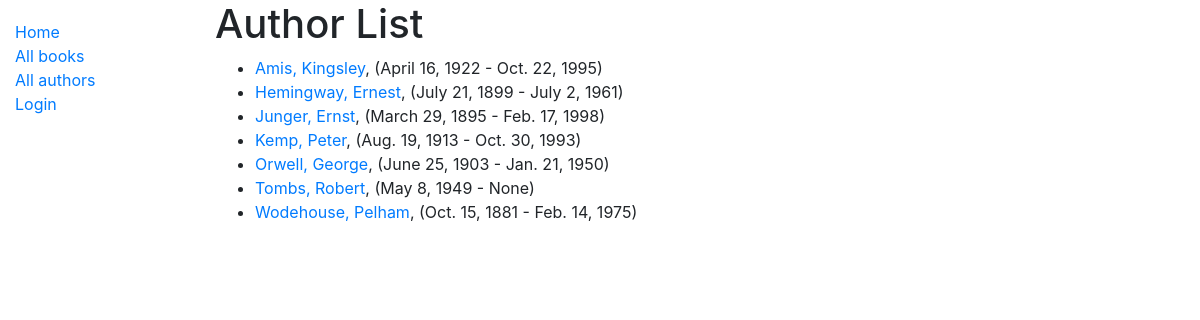
The page /catalogue/authors/ on the database its author committed.
### catalogue/models.py (models this page shows, shortened)
class Author(models.Model):
    first_name = models.CharField(max_length=100, help_text='Author\'s first name')
    surname = models.CharField(max_length=100, help_text='Author\'s surname')
    date_of_birth = models.DateField(null=True, blank=True)
    date_of_death = models.DateField('Died', null=True, blank=True)
    class Meta:
        ordering = ['surname', 'first_name']
    def get_absolute_url(self):
        return(reverse('author-detail', args=[str(self.id)]))

### catalogue/views.py (the view)
# urls.py: path('authors/', views.AuthorListView.as_view(), name='authors'),
class AuthorListView(generic.ListView):
    model = Author

### catalogue/templates/catalogue/author_list.html
{% extends 'base_generic.html' %}
{% block content %}
<h1>Author List</h1>
{% if author_list %}
<ul>
   {% for author in author_list %}
    <li><a href="{{ author.get_absolute_url }}">{{ author.surname }}, {{ author.first_name }}</a>, ({{ author.date_of_birth }} - {{ author.date_of_death }})</li>
   {% endfor %}
</ul>
{% else %}
<h6>There are currently no authors in the library</h6>
{% endif %}
{% endblock %}

### rows shown on the page
Author: surname "Amis", first_name "Kingsley", date_of_birth "April 16, 1922", date_of_death "Oct. 22, 1995"
Author: surname "Hemingway", first_name "Ernest", date_of_birth "July 21, 1899", date_of_death "July 2, 1961"
Author: surname "Junger", first_name "Ernst", date_of_birth "March 29, 1895", date_of_death "Feb. 17, 1998"
Author: surname "Kemp", first_name "Peter", date_of_birth "Aug. 19, 1913", date_of_death "Oct. 30, 1993"
Author: surname "Orwell", first_name "George", date_of_birth "June 25, 1903", date_of_death "Jan. 21, 1950"
Author: surname "Tombs", first_name "Robert", date_of_birth "May 8, 1949", date_of_death "None"
Author: surname "Wodehouse", first_name "Pelham", date_of_birth "Oct. 15, 1881", date_of_death "Feb. 14, 1975"
